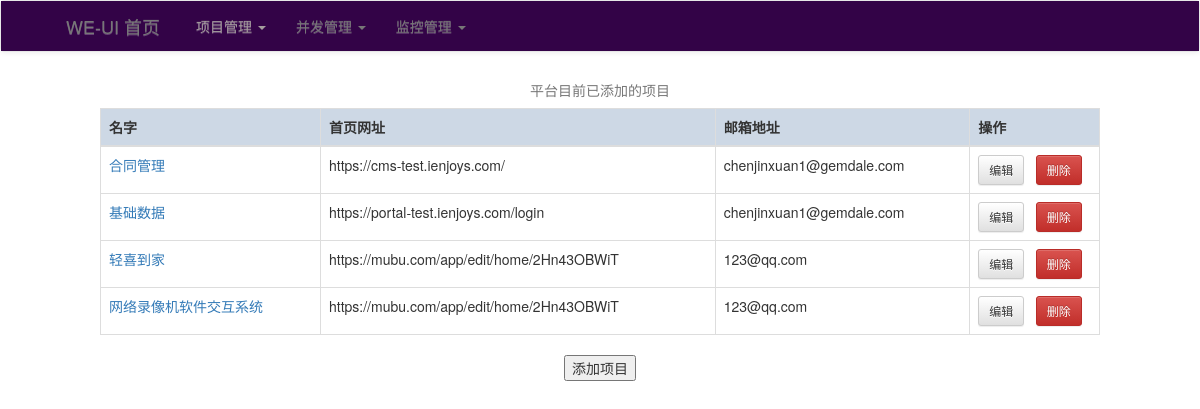
Page /home/ on the earlier database version.
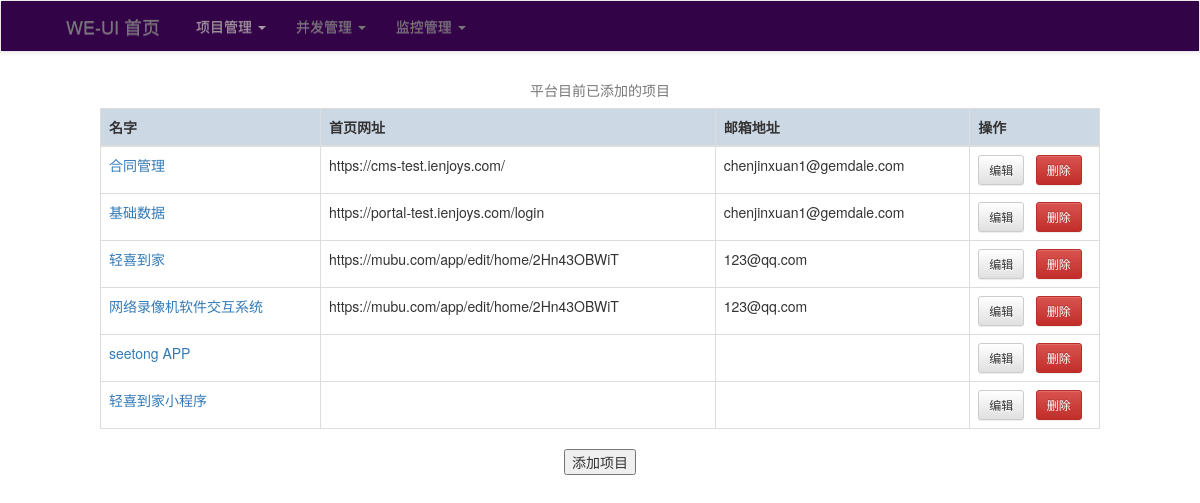
Same page on the later database version.
### uiApp/models.py (models this page shows, shortened)
class DB_end(models.Model):
    name = models.CharField(max_length=20, null=True, blank=True)
    host = models.CharField(max_length=200, null=True, blank=True)
    check_time = models.CharField(max_length=50, null=True, blank=True)
    phone = models.CharField(max_length=200, null=True, blank=True)
    email = models.CharField(max_length=200, null=True, blank=True)
    dingtalk = models.CharField(max_length=200, null=True, blank=True)
    user = models.CharField(max_length=20, null=True, blank=True)
    max_threads = models.IntegerField(default=5)

### uiApp/views.py (the view)
# urls.py: 2. Add a URL to urlpatterns:  path('', views.home, name='home')
def home(request):
    res = {'end': DB_end.objects.all(), 'href': DB_href.objects.all()}
    return render(request, 'home.html', res)

### uiApp/templates/home.html (shortened to what this page needs)
<!DOCTYPE html>
<html lang="en">
<head>
    <link rel="stylesheet" type="text/css" href="/static/bootstrap-3.4.1-dist/css/bootstrap.css">
    <link rel="stylesheet" type="text/css" href="/static/bootstrap-3.4.1-dist/css/bootstrap-theme.css">
</head>
<body>
    {% include 'new_menu.html' %}
    <table class="table table-bordered" align="center" style="width: 1000px">
       <caption style="text-align: center">平台目前已添加的项目</caption>
       <thead>
         <tr style="background-color: #cdd8e5">
         <th>名字</th>
         <th>首页网址</th>
         <th>邮箱地址</th>
         <th>操作</th>
         </tr>
       </thead>
       <tbody>
         {% for i in end %}
         <tr>
             <td><a href="/testcases/{{ i.id }}">{{ i.name }}</a></td>
             <td>{{ i.host }}</td>
             <td>{{ i.email }}</td>
             <td style="width: 13%"><button class="btn btn-default btn-sm" onclick="edit_project({{ i.id }})">编辑</button> &nbsp
             <button class="btn btn-danger btn-sm"onclick="delEnd({{ i.id }})">删除</button></td>
         </tr>
         {% endfor %}
       </tbody>
    </table>
    <div align="center"><button onclick='javascript=document.getElementById("add_end_input").style.display="block"'>添加项目</button></div>
</body>
</html>

Differences in the rows shown:
added DB_end: name "seetong APP"
added DB_end: name "轻喜到家小程序"
